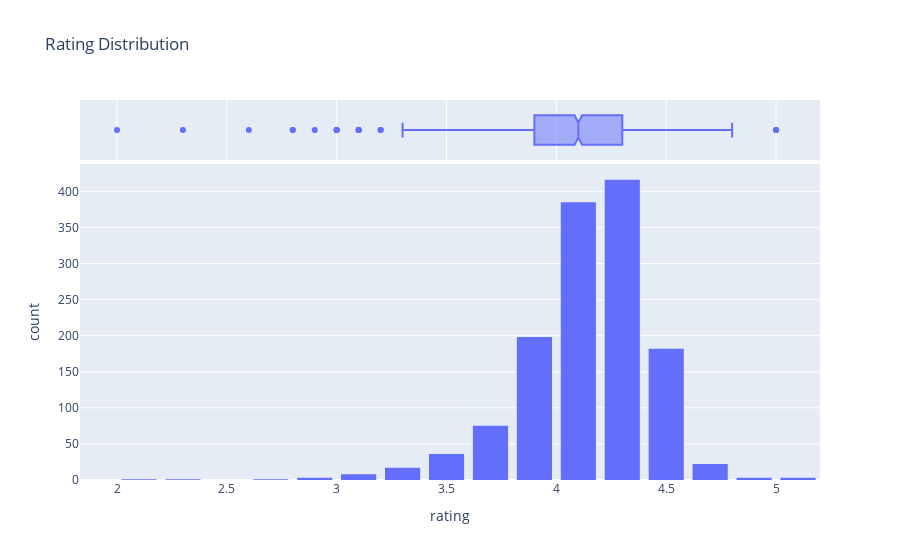

Notebook code cell kept with this figure:
### Code cell
fig = px.histogram(df, x='rating', nbins=30, title="Rating Distribution", marginal="box")
fig.update_layout(bargap=0.2)
fig.show()

### Figure 1 — Plotly figure (JSON) as saved in the notebook; plotly's stock layout.template omitted (floating-point values rounded to 4 significant figures; data arrays with more than 128 entries replaced by an {"elided": "..."} marker saying what was removed)
{"data": [{"alignmentgroup": "True", "bingroup": "x", "hovertemplate": "rating=%{x}<br>count=%{y}<extra></extra>", "legendgroup": "", "marker": {"color": "#636efa", "pattern": {"shape": ""}}, "name": "", "nbinsx": 30, "offsetgroup": "", "orientation": "v", "showlegend": false, "type": "histogram", "x": {"elided": "1351 float values"}, "xaxis": "x", "yaxis": "y"}, {"alignmentgroup": "True", "hovertemplate": "rating=%{x}<extra></extra>", "legendgroup": "", "marker": {"color": "#636efa"}, "name": "", "notched": true, "offsetgroup": "", "showlegend": false, "type": "box", "x": {"elided": "1351 float values"}, "xaxis": "x2", "yaxis": "y2"}], "layout": {"bargap": 0.2, "barmode": "relative", "legend": {"tracegroupgap": 0}, "title": {"text": "Rating Distribution"}, "xaxis": {"anchor": "y", "domain": [0, 1], "title": {"text": "rating"}}, "xaxis2": {"anchor": "y2", "domain": [0, 1], "matches": "x", "showgrid": true, "showticklabels": false}, "yaxis": {"anchor": "x", "domain": [0, 0.8316], "title": {"text": "count"}}, "yaxis2": {"anchor": "x2", "domain": [0.8416, 1], "matches": "y2", "showgrid": false, "showline": false, "showticklabels": false, "ticks": ""}}}
